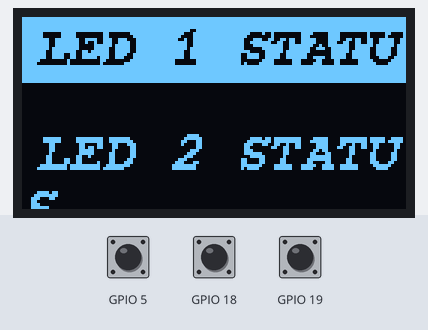
Simulated run of this sketch. Board: ESP32. Parts: 128×64 one-colour display. The test bench sets the inputs (shaded band); at power-on: GPIO 19 HIGH, GPIO 5 HIGH, GPIO 18 HIGH. What the sketch prints to the serial monitor is not drawn.

Above: at 1.2 s.
1.3 s: GPIO 19 pulled LOW for 0.15 s
At 4.3 s:
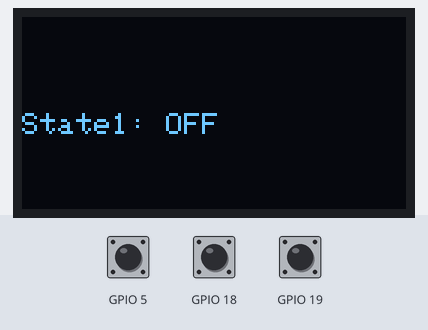
4.4 s: GPIO 5 pulled LOW for 3.2 s
At 7.0 s:
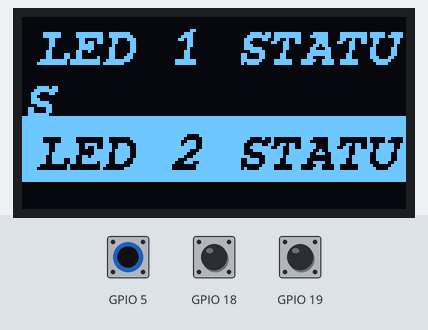
9.1 s: GPIO 18 pulled LOW for 0.15 s
At 10.3 s:
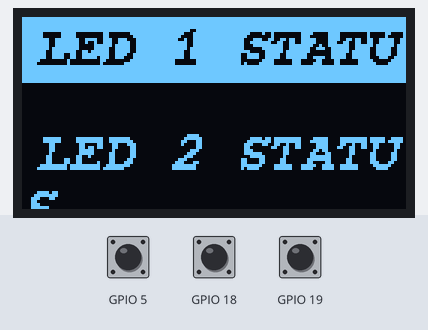
10.7 s: GPIO 19 pulled LOW for 1 s
At 11.2 s:
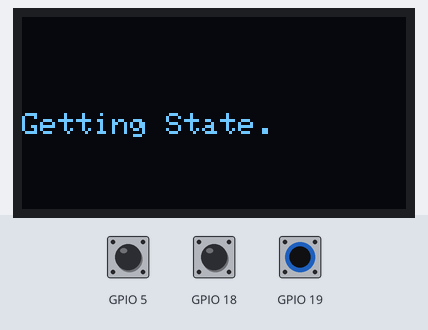
Timing chart, 0 to 13.7 s (numbered marks = the images above; inputs shaded):
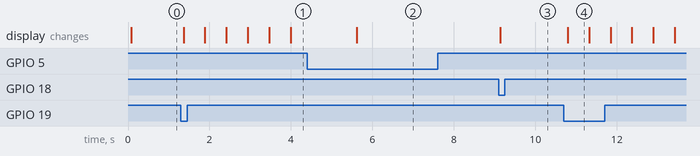

The sketch:

X2A.ino
```cpp
#include <esp_now.h>
#include <WiFi.h>
#include <Adafruit_GFX.h>
#include <Adafruit_SSD1306.h>
#include <Fonts/FreeMonoBoldOblique9pt7b.h>

#define SCREEN_WIDTH 128
#define SCREEN_HEIGHT 64
#define OLED_RESET -1

uint8_t broadcastAddress[] = { 0xFF, 0xFF, 0xFF, 0xFF, 0xFF, 0xFF };

struct variable {
  int Pin = 0;
  int State = 0;
  int preState = 0;
  int onoff = 0;
  int count = 0;
};
variable UP;
variable DOWN;
variable SELECT;
variable LEFT;

// Variable to store if sending data was successful
String success;

//Structure example to send data
//Must match the receiver structure
typedef struct struct_message {
  int onoff1 = 8;
  int onoff2 = 8;
  int state1 = 0;
  int state2 = 0;
  int Stateask1 = 0;
  int Stateask2 = 0;
};

struct_message Send;
struct_message incomingReadings;

esp_now_peer_info_t peerInfo;

Adafruit_SSD1306 display(SCREEN_WIDTH, SCREEN_HEIGHT, &Wire, OLED_RESET);
int scroll = 1, count = 0;

// Callback when data is sent
void OnDataSent(const uint8_t *mac_addr, esp_now_send_status_t status) {
  Serial.print("\r\nLast Packet Send Status:\t");
  Serial.println(status == ESP_NOW_SEND_SUCCESS ? "Delivery Success" : "Delivery Fail");
  if (status == 0) {
    success = "Delivery Success :)";
  } else {
    success = "Delivery Fail :(";
  }
}

// Callback when data is received
void OnDataRecv(const uint8_t *mac, const uint8_t *incomingData, int len) {
  memcpy(&incomingReadings, incomingData, sizeof(incomingReadings));
  Serial.print("Bytes received: ");
}

void setup() {
  // Init Serial Monitor
  Serial.begin(115200);
  // Set device as a Wi-Fi Station
  WiFi.mode(WIFI_STA);
  UP.Pin = 5;
  DOWN.Pin = 18;
  SELECT.Pin = 19;
  LEFT.Pin = 17;
  pinMode(UP.Pin, INPUT_PULLUP);
  pinMode(DOWN.Pin, INPUT_PULLUP);
  pinMode(SELECT.Pin, INPUT_PULLUP);
  pinMode(LEFT.Pin, INPUT_PULLUP);
  if (!display.begin(SSD1306_SWITCHCAPVCC, 0x3C)) {
    Serial.println(F("SSD1306 allocation failed"));
    for (;;)
      ;
  }
  // Init ESP-NOW
  if (esp_now_init() != ESP_OK) {
    Serial.println("Error initializing ESP-NOW");
    return;
  }
  esp_now_register_send_cb(OnDataSent);

  // Register peer
  memcpy(peerInfo.peer_addr, broadcastAddress, 6);
  peerInfo.channel = 0;
  peerInfo.encrypt = false;

  // Add peer
  if (esp_now_add_peer(&peerInfo) != ESP_OK) {
    Serial.println("Failed to add peer");
    return;
  }
  // Register for a callback function that will be called when data is received
  esp_now_register_recv_cb(OnDataRecv);
  display.setTextColor(WHITE);
  display.clearDisplay();
  display.display();
}

void loop() {
  getReadings();
  delay(100);
}

void getReadings() {
  UP.State = digitalRead(UP.Pin);
  DOWN.State = digitalRead(DOWN.Pin);
  SELECT.State = digitalRead(SELECT.Pin);

  if (UP.State == LOW && UP.preState == 0) {
    count--;
    UP.preState = 1;
    scroll = (abs(count) % 2) + 1;
    Serial.print("scroll: ");
    Serial.println(scroll);
  } else if (UP.State == HIGH) {
    UP.preState = 0;
  }

  if (DOWN.State == LOW && DOWN.preState == 0) {
    DOWN.preState = 1;
    count++;
    scroll = (count % 2) + 1;
    Serial.print("scroll: ");
    Serial.println(scroll);
  } else if (DOWN.State == HIGH) {
    DOWN.preState = 0;
  }
  if (SELECT.State == LOW && SELECT.preState == 0) {
    SELECT.preState = 1;
    if (scroll == 1) {
      Send.Stateask1 = 1;
      esp_err_t result = esp_now_send(broadcastAddress, (uint8_t *)&Send, sizeof(Send));
      if (result == ESP_OK) {
        Serial.println("Sent with success");
      } else {
        Serial.println("Error sending the data");
      }
    }
    if (scroll == 2) {
      Send.Stateask2 = 1;
      esp_err_t result = esp_now_send(broadcastAddress, (uint8_t *)&Send, sizeof(Send));
      if (result == ESP_OK) {
        Serial.println("Sent with success");
      } else {
        Serial.println("Error sending the data");
      }
    }
  } else if (SELECT.State == HIGH) {
    SELECT.preState = 0;
  }

  if (scroll == 1) {
    TV_LEDON();
  } else if (scroll == 2) {
    TV_LEDOFF();
  }
  if (Send.Stateask1 == 1) {
    GettingState();
    if (incomingReadings.onoff1 == 1) {
      display.setCursor(0, 32);
      display.clearDisplay();
      display.print("State1: ON");
      display.display();
      delay(1500);
    } else {
      display.setCursor(0, 32);
      display.clearDisplay();
      display.print("State1: OFF");
      display.display();
      delay(1500);
    }
    Send.Stateask1 = 0;
  }
  if (Send.Stateask2 == 1) {
    GettingState();
    if (incomingReadings.onoff2 == 1) {
      display.setCursor(0, 32);
      display.clearDisplay();
      display.print("State2: ON");
      display.display();
      delay(1500);

    } else {
      display.setCursor(0, 32);
      display.clearDisplay();
      display.print("State2: OFF");
      display.display();
      delay(1500);
    }
    Send.Stateask2 = 0;
  }
}

void TV_LEDON() {
  display.setFont(&FreeMonoBoldOblique9pt7b);
  display.clearDisplay();
  display.fillRect(0, 0, 130, 22, WHITE);
  display.setTextColor(BLACK);
  display.setCursor(5, 15);
  display.print("LED 1 STATUS         ");
  display.setTextColor(WHITE);
  display.setCursor(5, 50);
  display.print("LED 2 STATUS         ");
  display.display();
}
void TV_LEDOFF() {
  display.setFont(&FreeMonoBoldOblique9pt7b);
  display.clearDisplay();
  display.setTextColor(WHITE);
  display.setCursor(5, 15);
  display.print("LED 1 STATUS         ");
  display.fillRect(0, 33, 130, 22, WHITE);
  display.setTextColor(BLACK);
  display.setCursor(5, 50);
  display.print("LED 2 STATUS         ");
  display.display();
}
void GettingState() {
  display.setFont();
  display.setTextSize(1);
  display.clearDisplay();
  display.setTextColor(WHITE);
  display.setCursor(0, 32);
  display.print("Getting State.");
  display.display();
  delay(500);
  display.clearDisplay();
  display.setTextColor(WHITE);
  display.setCursor(0, 32);
  display.print("Getting State..");
  display.display();
  delay(500);
  display.clearDisplay();
  display.setTextColor(WHITE);
  display.setCursor(0, 32);
  display.print("Getting State...");
  display.display();
  delay(500);
  display.clearDisplay();
  display.setTextColor(WHITE);
  display.setCursor(0, 32);
  display.print("Getting State....");
  display.display();
  delay(500);
  display.clearDisplay();
  display.setTextColor(WHITE);
  display.setCursor(20, 32);
  display.print("State Received");
  display.display();
  delay(500);
}
```

Measured:
- after the input at 1.3 s, the display: first changes after 0.06 s (image 1 shows a later state)
- after the input at 4.4 s, the display: changes after 1.2 s (image 2)
- after the input at 9.1 s, the display: changes at once (image 3)
- after the input at 10.7 s, the display: changes after 0.10 s (image 4)
